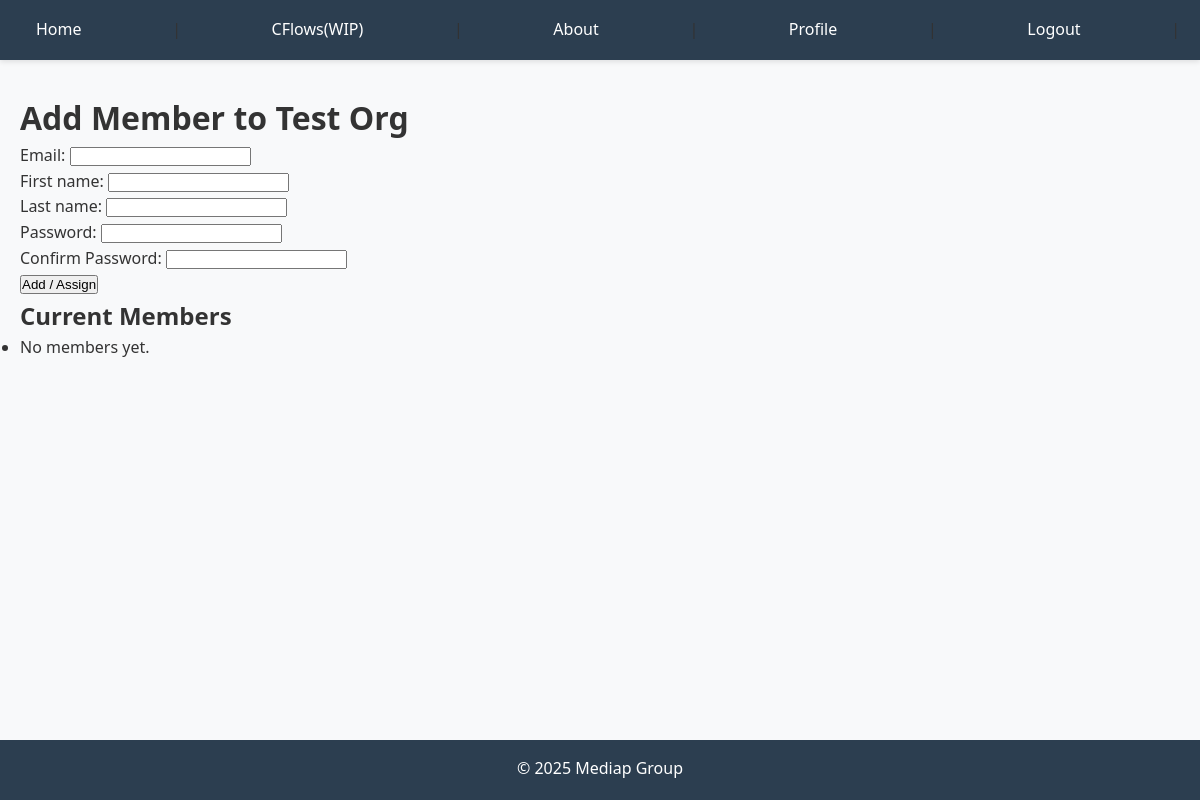
Page /accounts/organizations/testorg/add-member/ (signed in) on the earlier database version.
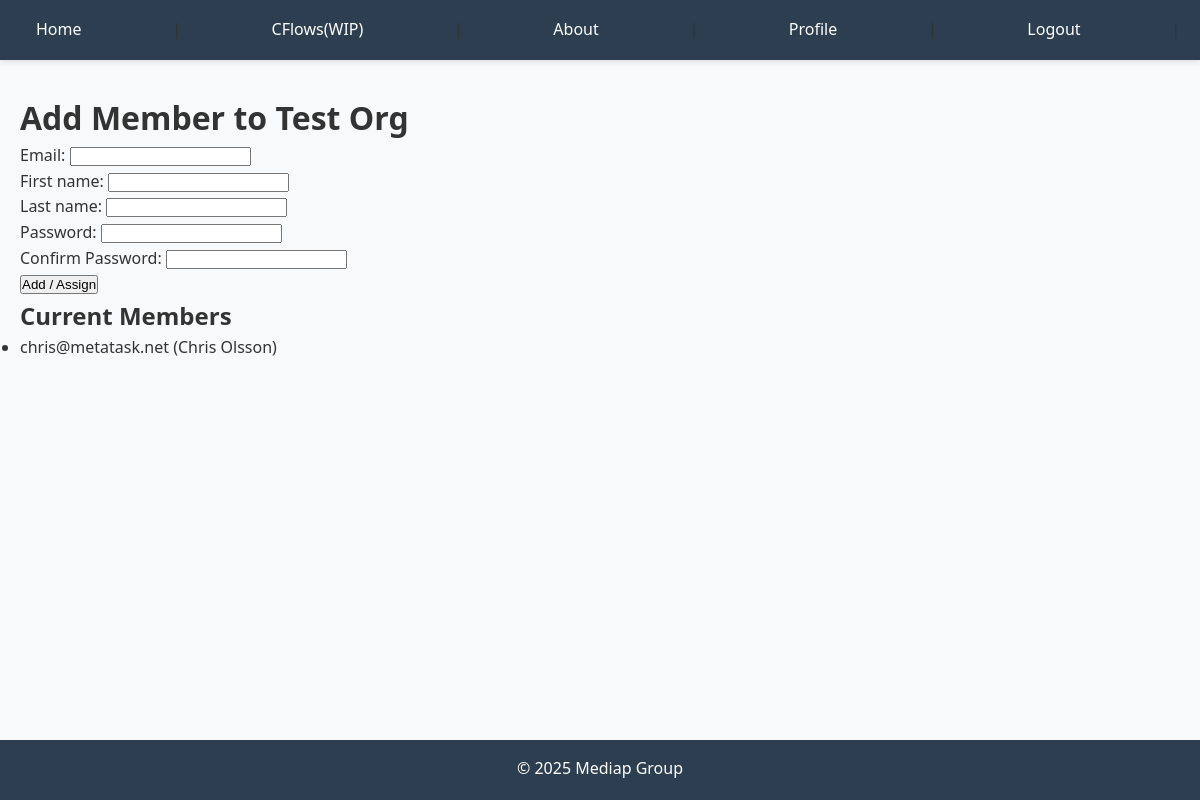
Same page on the later database version.
### accounts/models.py (models this page shows, shortened)
class Organization(models.Model):
    name = models.CharField(max_length=255, unique=True, verbose_name="Organization Name")
    slug = models.SlugField(unique=True, help_text="Used in URL:s and/or as identifier")
    is_active = models.BooleanField(default=True)
    created_at = models.DateTimeField(auto_now_add=True)
    organization_owner = models.ForeignKey(
        Account,
        on_delete=models.CASCADE,
        related_name='owned_organizations',
        null=True,
        blank=True,
    )
    organization_roles = models.JSONField(
        default=dict,
        help_text="Define roles and permissions for organization members",
        null=True,
        blank=True
    )
    members = models.ManyToManyField(
        Account,
        through='OrganizationMember',
        related_name='member_organizations'
    )
    organization_role_members = models.JSONField(
        default=dict,
        help_text="Mapping of organization roles to member IDs",
        null=True,
        blank=True
    )
    class Meta:
        verbose_name = "Organization"
        verbose_name_plural = "Organization"

class Account(AbstractBaseUser, PermissionsMixin):
    email = models.EmailField(verbose_name='email', unique=True)
    first_name = models.CharField(max_length=150, blank=True)
    last_name = models.CharField(max_length=150, blank=True)
    date_joined = models.DateTimeField(auto_now_add=True)
    is_active = models.BooleanField(default=True)
    is_staff = models.BooleanField(default=False)
    organization = models.ForeignKey(
        'Organization',
        on_delete=models.SET_NULL,      # Keep the user if the organisation gets deleted
        related_name='primary_members',
        null=True,                      # Allows that user is not connected to org
        blank=True,
        verbose_name="Connecting Organisation"
    )
    objects = AccountManager()
    USERNAME_FIELD = 'email'
    REQUIRED_FIELDS = ['first_name', 'last_name']
    def get_full_name(self):
        return f"{self.first_name} {self.last_name}"

### accounts/views.py (the view)
# urls.py: path('organizations/<slug:slug>/add-member/', views.organization_add_member, name='org_add_member'),
@login_required
def organization_add_member(request, slug):
    org = get_object_or_404(Organization, slug=slug)
    if not request.user.is_staff:
        return redirect('/') # Or raise 403
    if request.method == 'POST':
        form = AddMemberForm(request.POST)
        if form.is_valid():
            email = form.cleaned_data['email'].lower()
            first = form.cleaned_data['first_name'] or ''
            last = form.cleaned_data['last_name'] or ''
            password = form.cleaned_data['password1']
            acct = Account.objects.filter(email=email).first()
            if acct:
                if acct.organization and acct.organization != org:
                    messages.error(request, "User already belongs to another organization.")
                else:
                    acct.organization = org
                    acct.save()
                    messages.success(request, "Existing user assigned to organization.")
            else:
                acct = Account.objects.create_user(
                    email=email,
                    password=password if password else None,
                    first_name=first,
                    last_name=last,
                    organization=org
                )
                messages.success(request, "New user created and assigned.")
            return redirect('org_add_member', slug=org.slug)
    else:
        form = AddMemberForm()
    context = {
        'organization': org,
        'form': form,
        'members': org.members.all(),
    }
    return render(request, 'accounts/organization_add_member.html', context)

### accounts/forms.py (shortened to what this page needs)
class AddMemberForm(forms.Form):
    email = forms.EmailField()
    first_name = forms.CharField(required=False)
    last_name = forms.CharField(required=False)
    password1 = forms.CharField(label="Password", widget=forms.PasswordInput, required=False)
    password2 = forms.CharField(label="Confirm Password", widget=forms.PasswordInput, required=False)

### accounts/templates/accounts/organization_add_member.html (shortened to what this page needs)
{% extends "base.html" %}
{% block content %}
<h1>Add Member to {{ organization.name }}</h1>
<form method="post">
  {{ form.as_p }}
  <button type="submit">Add / Assign</button>
</form>
<h2>Current Members</h2>
<ul>
  {% for m in members %}
    <li>{{ m.email }} ({{ m.get_full_name }})</li>
  {% empty %}
    <li>No members yet.</li>
  {% endfor %}
</ul>
{% endblock %}

### templates/base.html (shortened to what this page needs)
{% load static %}
{% load hosts %}
<!DOCTYPE html>
<html lang="sv">
<head>
    <link rel="stylesheet" href="{% static 'css/global.css' %}">
</head>
<body>
    <header>
        <nav>
            <a href="{% url 'home_index' %}">Home</a> |
            <a href="{% url 'cflows_index' %}">CFlows(WIP)</a> |
            <a {% comment %} Comming soon: href="{% url 'about' %}" {% endcomment %}>About</a> |
            {% if user.is_authenticated %}
                <a href="{% url 'profile_index' %}">Profile</a> |
                <a href="{% url 'logout' %}">Logout</a> |
            {% else %}
                <a href="{% url 'login' %}">Login</a> |
                <a href="{% url 'register' %}">Sign Up</a> |
            {% endif %}
        </nav>
    </header>
    <main>
        {% block content %}
            {% endblock %}
    </main>
    <footer>
        <p>&copy; 2025 Mediap Group</p>
    </footer>
</body>
</html>

### static/css/global.css (style rules this page uses)
:root { --primary-color: #2c3e50; --secondary-color: #3498db; --background-color: #f8f9fa; --text-color: #333; --navbar-height: 60px; }
* { margin: 0; padding: 0; box-sizing: border-box; }
body { font-family: 'Segoe UI', Tahoma, Geneva, Verdana, sans-serif; line-height: 1.6; background-color: var(--background-color); color: var(--text-color); }
header { background-color: var(--primary-color); box-shadow: 0 2px 5px rgba(0,0,0,0.1); position: fixed; width: 100%; top: 0; z-index: 1000; }
nav { max-width: 1200px; margin: 0 auto; padding: 0 20px; height: var(--navbar-height); display: flex; align-items: center; justify-content: space-between; }
nav a { color: white; text-decoration: none; padding: 0.5rem 1rem; transition: color 0.3s ease; }
main { max-width: 1200px; margin: var(--navbar-height) auto 0; padding: 2rem 20px; min-height: calc(100vh - var(--navbar-height) - 60px); }
footer { background-color: var(--primary-color); color: white; text-align: center; padding: 1rem; height: 60px; }

Differences in the rows shown:
now on this page (row edited): Account: email "chris@metatask.net", get_full_name "Chris Olsson"
Other differences:
text no longer shown: "No members yet."
